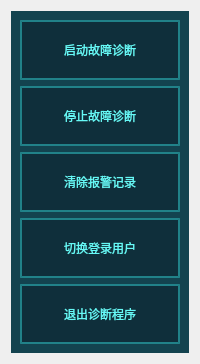
      <widget class="QWidget" name="tabRealTimeDiagnosis">
       <property name="styleSheet">
        <string notr="true">#tabRealTimeDiagnosis{
border-image: url(:/widget/调距桨背景.png);
}

QGroupBox{
	background-color: rgba(16, 57, 70, 1);
	border: 0px solid rgb(111, 255, 255);
	margin-top:3.3ex;
	color: rgba(102, 249, 247, 1);
	font: 12pt &quot;微软雅黑&quot;;
}

QGroupBox::title{
	subcontrol-origin: margin;
	subcontrol-position: top center;
	background-color: rgba(19, 67, 79, 1);
	padding: 7 10000px;
}

QLineEdit{
	background-color: rgba(255, 255, 255,0.2);
	border-width:0;
	border-style:outset;
	color: rgba(102, 249, 247, 1);
	font: 12pt &quot;微软雅黑&quot;;
}

QLabel{
	color: rgba(102, 249, 247, 1);
	font: 12pt &quot;微软雅黑&quot;;
}

QRadioButton{
	color: rgba(102, 249, 247, 1);
	font: 12pt &quot;微软雅黑&quot;;
}

QRadioButton::indicator{
	border-color: rgba(255, 255, 255,0);
	background:transparent;
}


QRadioButton::indicator:checked{
	border-image:url(:/widget/images/green.png)
}

QRadioButton::indicator:unchecked{
	border-image:url(:/widget/images/unchecked.png)
}

QPushButton{
	border: 2px solid rgba(61, 255, 255,0.4);
	background-color: rgba(12, 34, 45, 0.6);
	font: 10pt &quot;微软雅黑&quot;;
	color: rgba(102, 249, 247, 1);
	text-align：center;
}

QPushButton::disabled{
	border: 0px;
	color: rgba(102, 249, 247, 0.3);
	text-align：center;
}

QPushButton::pressed{
	border: 2px solid rgba(61, 255, 255,0.8);
	background-color: rgba(12, 34, 45, 1);
	font: 12pt &quot;微软雅黑&quot;;
}

QPushButton::hover{
	border: 2.5px solid rgba(61, 255, 255,0.8);
	background-color: rgba(12, 34, 45, 0.6);
	font: 75 12pt &quot;微软雅黑&quot;;
}

QDoubleSpinBox{
	border: 0px solid rgba(61, 255, 255,0.4);
	background-color: rgba(255, 255, 255, 0.2);
	font: 12pt &quot;Times New Roman&quot;;
	color: rgba(102, 249, 247, 1);
	text-align：center;
	padding-left:10px;
}
</string>
       </property>
       <attribute name="title">
        <string>实时诊断</string>
       </attribute>
       <layout class="QVBoxLayout" name="verticalLayout">
        <item>
         <layout class="QHBoxLayout" name="horizontalLayout_6">
          <item>
           <layout class="QHBoxLayout" name="horizontalLayout_HydraulicState"/>
          </item>
          <item>
           <widget class="QWidget" name="widgetRealTimeDiagnosisControl" native="true">
            <property name="maximumSize">
             <size>
              <width>200</width>
              <height>16777215</height>
             </size>
            </property>
            <property name="styleSheet">
             <string notr="true">#widgetRealTimeDiagnosisControl{
	background-color: rgba(19, 67, 79, 1);
	border:0px;
	margin:0px;
}

QLineEdit{
	background-color: rgba(255, 255, 255,0.2);
	border-width:0;
	border-style:outset;
	color: rgba(102, 249, 247, 1);
	font: 9pt &quot;微软雅黑&quot;;
}

QLabel{
	color: rgba(102, 249, 247, 1);
	font: 10pt &quot;微软雅黑&quot;;
}
</string>
            </property>
            <layout class="QVBoxLayout" name="verticalLayout_7">
             <item>
              <widget class="QPushButton" name="pushButtonStartupDiagnosis">
               <property name="minimumSize">
                <size>
                 <width>140</width>
                 <height>60</height>
                </size>
               </property>
               <property name="text">
                <string>启动故障诊断</string>
               </property>
              </widget>
             </item>
             <item>
              <widget class="QPushButton" name="pushButtonStopDiagnosis">
               <property name="minimumSize">
                <size>
                 <width>140</width>
                 <height>60</height>
                </size>
               </property>
               <property name="text">
                <string>停止故障诊断</string>
               </property>
              </widget>
             </item>
             <item>
              <widget class="QPushButton" name="pushButtonClearWarnningRecord">
               <property name="minimumSize">
                <size>
                 <width>140</width>
                 <height>60</height>
                </size>
               </property>
               <property name="text">
                <string>清除报警记录</string>
               </property>
              </widget>
             </item>
             <item>
              <widget class="QPushButton" name="pushButtonSwitchUser">
               <property name="minimumSize">
                <size>
                 <width>140</width>
                 <height>60</height>
                </size>
               </property>
               <property name="text">
                <string>切换登录用户</string>
               </property>
              </widget>
             </item>
             <item>
              <widget class="QPushButton" name="pushButtonQuit">
               <property name="minimumSize">
                <size>
                 <width>140</width>
                 <height>60</height>
                </size>
               </property>
               <property name="text">
                <string>退出诊断程序</string>
               </property>
              </widget>
             </item>
            </layout>
           </widget>
          </item>
         </layout>
        </item>
       </layout>
      </widget>
